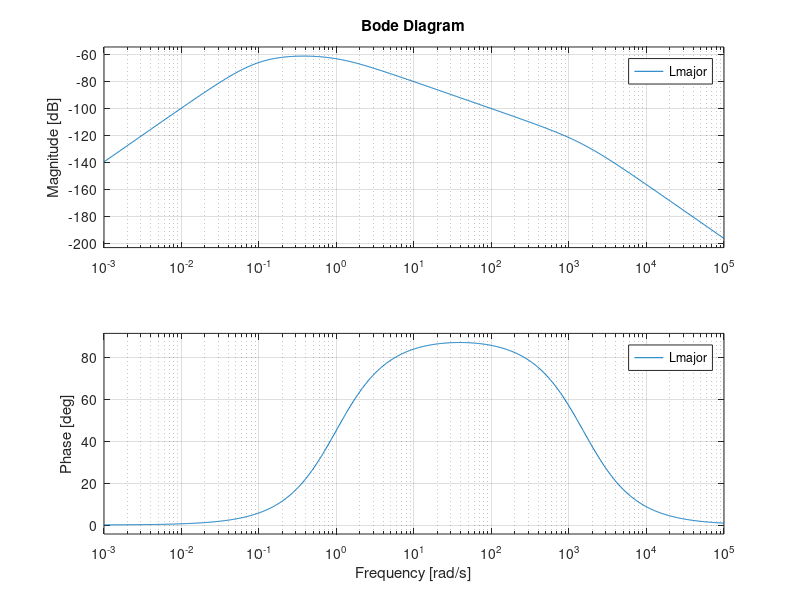

MATLAB code to generate this figure:
clc, clear all

s = tf('s');

% pendulum tf
g = 9.8; % m/sec^2
l = 0.0936; % m
tauL = sqrt(g/l); % sec

G = -s^2/g/((tauL*s + 1)*(tauL*s - 1));

%% series compensator tf

K = 1;

%% motor tf
Ke = .0111; % V*sec/rad
tauM = .0596; % sec

M = 1/Ke/(1 + tauM*s); % Vout/Vin

% velocity minor loop
kV = 1;

Mc = M/(s*(1 + M*kV)); % X/Vin 

% position positive feedback
kP = 1;

Lminor = K*Mc*kP; % minor position loop TF
KM = K*Mc;

KMp = KM/(1 - kP*KM); % actual minor loop

Lmajor = KMp*G; % total loop TF
XoverTheta = KMp/(1 - G*KMp); % total TF

figure(1)
clf
bode(Lmajor)
hold on
% subplot(211)
% margin(M)
% subplot(212)
% step(M)
